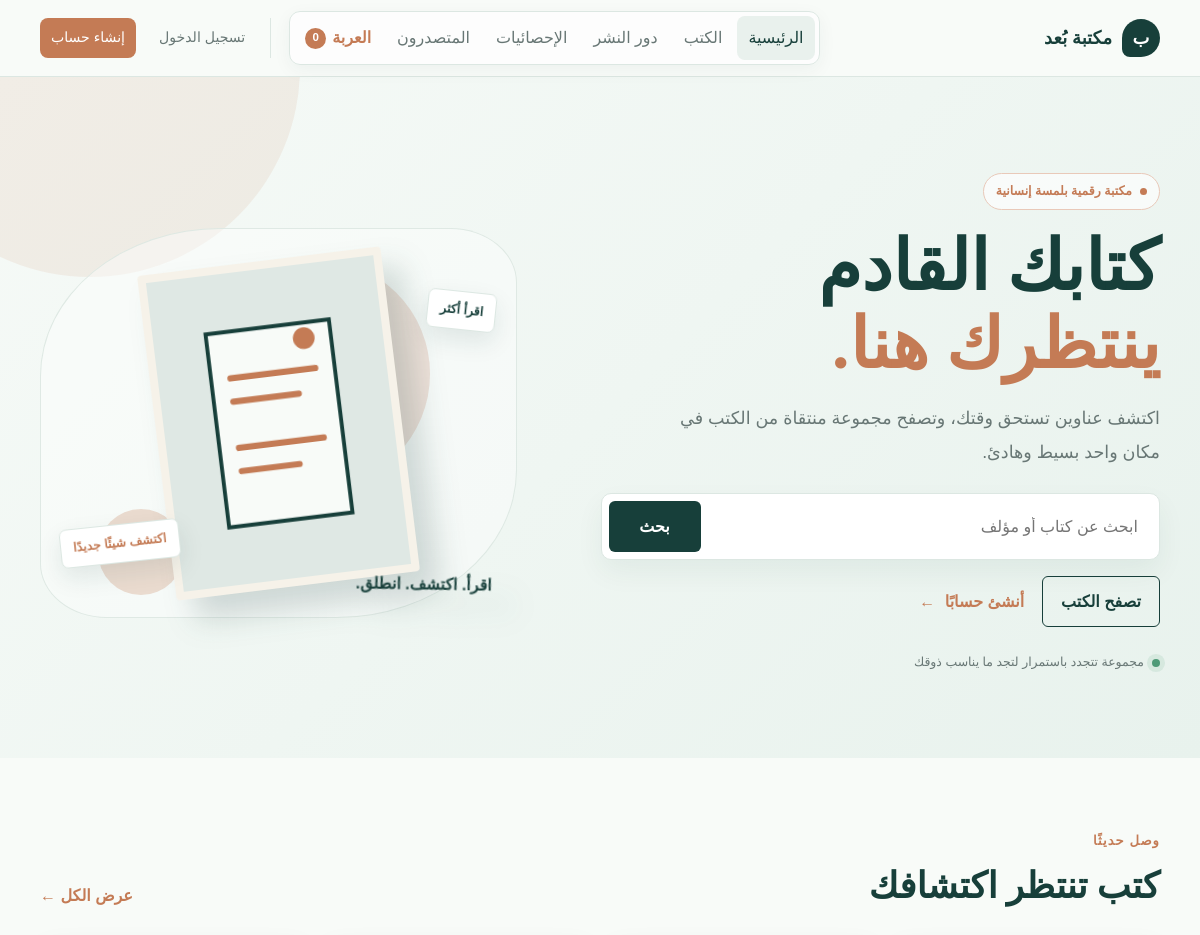
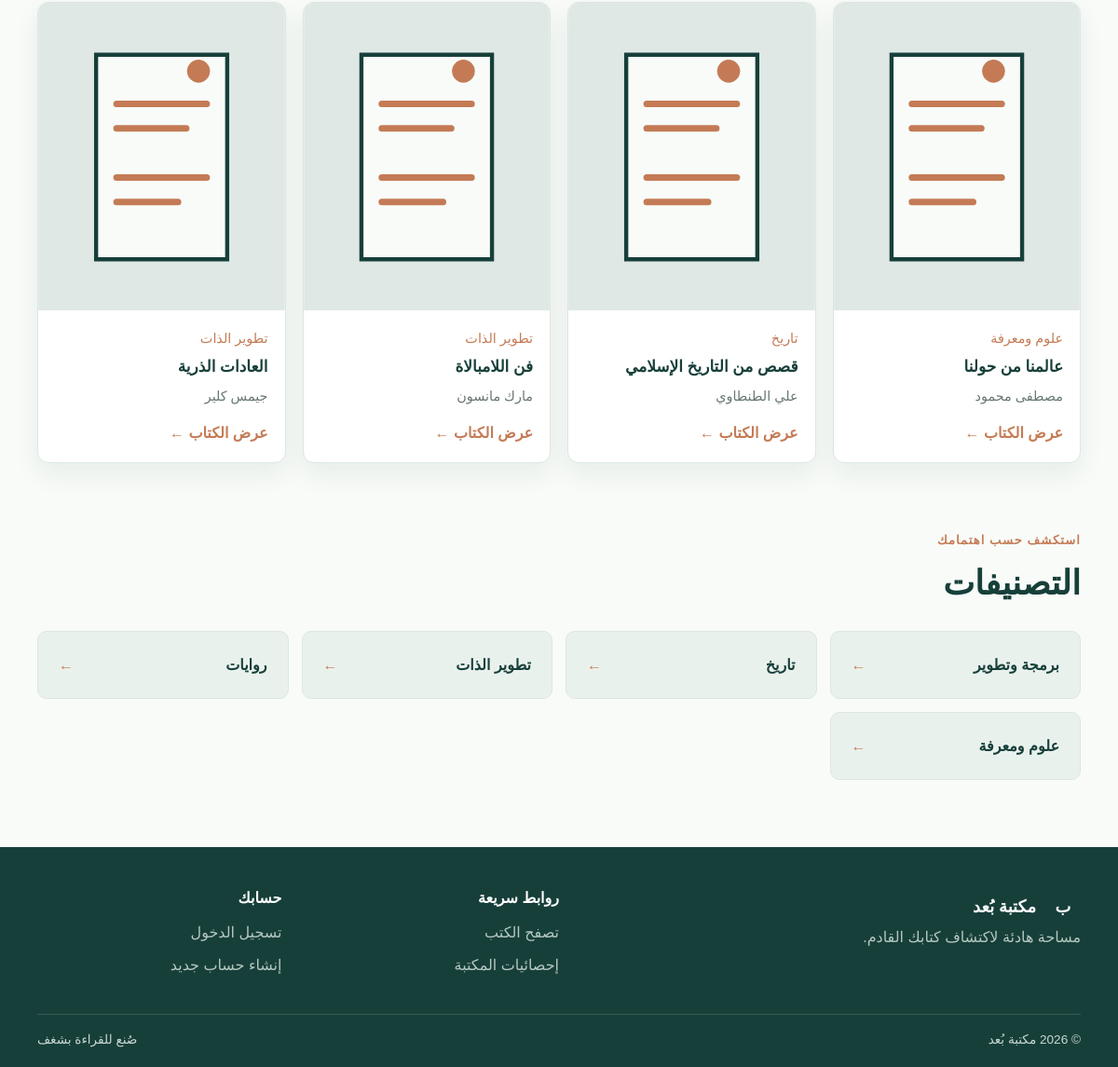
The page / on the database its author committed (2 pictures, top to bottom).
### tables this page shows
CREATE TABLE `books` (
  `id` int(11) NOT NULL,
  `title` varchar(200) NOT NULL,
  `author` varchar(150) NOT NULL,
  `description` text DEFAULT NULL,
  `price` decimal(10,2) NOT NULL,
  `rating` decimal(2,1) NOT NULL DEFAULT 0.0,
  `purchase_location` varchar(255) DEFAULT NULL,
  `image` varchar(255) DEFAULT NULL,
  `category_id` int(11) DEFAULT NULL,
  `publisher_id` int(10) UNSIGNED DEFAULT NULL,
  `stock` int(11) DEFAULT 0
);

CREATE TABLE `categories` (
  `id` int(11) NOT NULL,
  `name` varchar(100) NOT NULL
);

### includes/app.php (called while the page is built, shortened)
<?php
require_once __DIR__ . '/../admin/includes/helpers.php';
function bookImage(?string $image): string
{
    return $image ? 'admin/' . ltrim($image, '/') : 'assets/book-placeholder.svg';
}
function isLoggedIn(): bool
{
    return isset($_SESSION['user_id']);
}
function fetchCategories(PDO $pdo): array
{
    return $pdo->query('SELECT id, name FROM categories ORDER BY name')->fetchAll();
}
function cartCount(): int
{
    return array_sum(array_map('intval', $_SESSION['cart'] ?? []));
}

### admin/includes/helpers.php (called while the page is built, shortened)
<?php
function e(mixed $value): string
{
    return htmlspecialchars((string) $value, ENT_QUOTES, 'UTF-8');
}

### index.php (the view, shortened to what this page needs)
<?php
require_once __DIR__ . '/includes/app.php';
$latestBooks = $pdo->query('SELECT books.id, books.title, books.author, books.image, categories.name AS category_name FROM books LEFT JOIN categories ON categories.id = books.category_id ORDER BY books.id DESC LIMIT 4')->fetchAll();
$categories = fetchCategories($pdo);
$activePage = 'home';
require __DIR__ . '/includes/header.php';
?>
<section class="hero"><div class="container hero-grid"><div class="hero-content"><span class="hero-badge">مكتبة رقمية بلمسة إنسانية</span><h1>كتابك القادم<br><em>ينتظرك هنا.</em></h1><p class="hero-copy">اكتشف عناوين تستحق وقتك، وتصفح مجموعة منتقاة من الكتب في مكان واحد بسيط وهادئ.</p><form class="filter-bar hero-search" action="books.php" method="get"><input name="search" placeholder="ابحث عن كتاب أو مؤلف" aria-label="ابحث عن كتاب أو مؤلف"><button class="button button-primary" type="submit">بحث</button></form><div class="hero-actions"><a class="button button-outline" href="books.php">تصفح الكتب</a><a class="hero-text-link" href="register.php">أنشئ حسابًا <span aria-hidden="true">←</span></a></div><div class="hero-trust"><span class="trust-dot"></span><span>مجموعة تتجدد باستمرار لتجد ما يناسب ذوقك</span></div></div><div class="hero-art"><div class="hero-note note-top">اقرأ أكثر</div><div class="book-stack"><img src="assets/book-placeholder.svg" alt="غلاف كتاب من مكتبة بُعد"></div><div class="hero-note note-bottom">اكتشف شيئًا جديدًا</div></div></div></section>
<section class="section"><div class="container"><div class="section-heading"><div><p class="eyebrow">وصل حديثًا</p><h2>كتب تنتظر اكتشافك</h2></div><a href="books.php">عرض الكل <span aria-hidden="true">←</span></a></div><div class="book-grid"><?php if (!$latestBooks): ?><div class="empty-state" style="grid-column:1/-1">لم تتم إضافة كتب بعد.</div><?php endif; ?><?php foreach ($latestBooks as $book): ?><article class="book-card"><img class="book-cover" src="<?= e(bookImage($book['image'])) ?>" alt="<?= e($book['title']) ?>"><div class="book-info"><p class="book-category"><?= e($book['category_name'] ?? 'بدون تصنيف') ?></p><h3><?= e($book['title']) ?></h3><p class="book-author"><?= e($book['author']) ?></p><a class="form-link" href="book.php?id=<?= e($book['id']) ?>">عرض الكتاب <span aria-hidden="true">←</span></a></div></article><?php endforeach; ?></div></div></section>
<section class="section categories-section"><div class="container"><div class="section-heading"><div><p class="eyebrow">استكشف حسب اهتمامك</p><h2>التصنيفات</h2></div></div><div class="category-grid"><?php if (!$categories): ?><p>لا توجد تصنيفات متاحة.</p><?php endif; ?><?php foreach (array_slice($categories, 0, 8) as $category): ?><a class="category-link" href="books.php?category=<?= e($category['id']) ?>"><span><?= e($category['name']) ?></span><b aria-hidden="true">←</b></a><?php endforeach; ?></div></div></section>
<?php require __DIR__ . '/includes/footer.php'; ?>

### includes/header.php (shortened to what this page needs)
<?php
$activePage = $activePage ?? '';
require_once __DIR__ . '/app.php';
?>
<!doctype html>
<html lang="ar" dir="rtl">
<head>
    <link rel="stylesheet" href="assets/site.css?v=<?= (int) filemtime(__DIR__ . '/../assets/site.css') ?>">
</head>
<body>
<header class="site-header">
    <div class="container nav-wrap">
        <a class="site-brand" href="index.php"><span class="brand-mark">ب</span><span>مكتبة بُعد</span></a>
        <nav class="site-nav" aria-label="التنقل الرئيسي">
            <div class="nav-primary">
                <a class="<?= $activePage === 'home' ? 'active' : '' ?>" href="index.php">الرئيسية</a>
                <a class="<?= $activePage === 'books' ? 'active' : '' ?>" href="books.php">الكتب</a>
                <a class="<?= $activePage === 'publishers' ? 'active' : '' ?>" href="publishers.php">دور النشر</a>
                <a class="<?= $activePage === 'stats' ? 'active' : '' ?>" href="statistics.php">الإحصائيات</a>
                <a class="<?= $activePage === 'leaderboard' ? 'active' : '' ?>" href="leaderboard.php">المتصدرون</a>
                <a class="cart-link" href="cart.php"><span>العربة</span><b class="cart-count"><?= cartCount() ?></b></a>
            </div>
            <div class="nav-account">
            <?php if (isLoggedIn()): ?>
                <a href="my-books.php">كتبي المفتوحة</a>
                <a class="<?= $activePage === 'orders' ? 'active' : '' ?>" href="my-orders.php">مشترياتي</a>
                <a href="profile.php">الملف الشخصي</a>
                <a class="logout-link" href="logout.php">تسجيل الخروج</a>
            <?php else: ?>
                <a href="login.php">تسجيل الدخول</a>
                <a class="nav-cta" href="register.php">إنشاء حساب</a>
            <?php endif; ?>
            </div>
        </nav>
    </div>
</header>
<main>

### includes/footer.php (shortened to what this page needs)
</main>
<footer class="site-footer">
    <div class="container footer-grid">
        <div><a class="site-brand" href="index.php"><span class="brand-mark">ب</span><span>مكتبة بُعد</span></a><p>مساحة هادئة لاكتشاف كتابك القادم.</p></div>
        <div><h2>روابط سريعة</h2><a href="books.php">تصفح الكتب</a><a href="statistics.php">إحصائيات المكتبة</a></div>
        <div><h2>حسابك</h2><a href="login.php">تسجيل الدخول</a><a href="register.php">إنشاء حساب جديد</a></div>
    </div>
    <div class="container footer-bottom"><span>© <?= date('Y') ?> مكتبة بُعد</span><span>صُنع للقراءة بشغف</span></div>
</footer>
</body>
</html>

### rows shown on the page
books: category.name "علوم ومعرفة", title "عالمنا من حولنا", author "مصطفى محمود"
books: category.name "تاريخ", title "قصص من التاريخ الإسلامي", author "علي الطنطاوي"
books: category.name "تطوير الذات", title "فن اللامبالاة", author "مارك مانسون"
books: category.name "تطوير الذات", title "العادات الذرية", author "جيمس كلير"
categories: name "برمجة وتطوير"
categories: name "تاريخ"
categories: name "تطوير الذات"
categories: name "روايات"
categories: name "علوم ومعرفة"

### other values the page prints
cartCount() "0"
